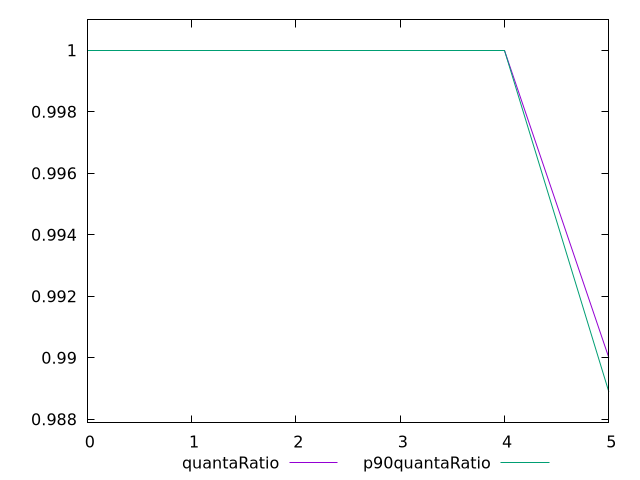

The script that saved this image:
$_quantaRatio <<EOF
1
1
1
1
1
1
0.99
EOF
$_p90QuantaRatio <<EOF
1
1
1
1
1
1
0.9888888888888889
EOF
set key outside below
set terminal pngcairo
set output "report_00006_2020-11-02T20-21-41.718Z/first-contentful-paint/progession_quantaRatio_p90quantaRatio.png"
set yrange [0.9878888888888889:1.001]
plot $_quantaRatio title "quantaRatio" with line ,$_p90QuantaRatio title "p90quantaRatio" with line ,
